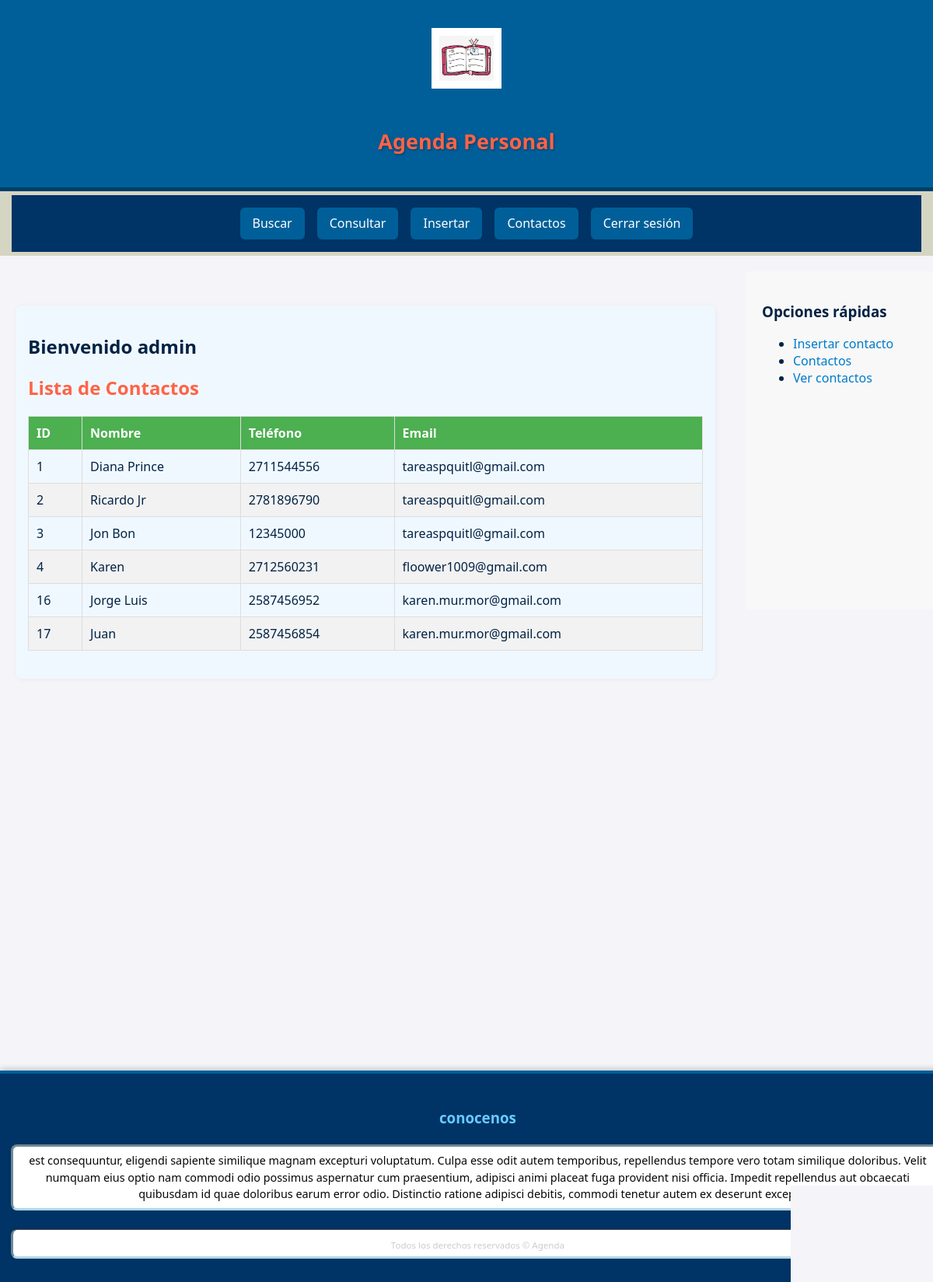
The app's page /mostrar.php (signed in) with its own data.
### tables this page shows
CREATE TABLE `contactos` (
  `id` int(11) NOT NULL,
  `nombre` varchar(40) NOT NULL,
  `direccion` varchar(40) NOT NULL,
  `telefono` varchar(40) NOT NULL,
  `email` varchar(40) NOT NULL,
  `id_usuario` int(11) NOT NULL
);

### mostrar.php (the view, shortened to what this page needs)
<?php
include_once('modelo/agenda.php');
$sNom = "";
$sTipo = "";
$id_usuario = 0;
if (isset($_SESSION["usuario"]) && isset($_SESSION["tipo"]) && isset($_SESSION["id_usuario"])) {
    $sNom = $_SESSION["usuario"];
    $sTipo = $_SESSION["tipo"];
    $id_usuario = $_SESSION["id_usuario"];
} else {
    $sErr = "Debe estar firmado";
}
$conexion = new mysqli("localhost", "root", "", "agenda1");
if ($sTipo === 'admin') {
    $sql = "SELECT * FROM contactos";
    $stmt = $conexion->prepare($sql);
} else {
    $sql = "SELECT * FROM contactos WHERE id_usuario = ?";
    $stmt = $conexion->prepare($sql);
    $stmt->bind_param("i", $id_usuario);
}
$stmt->execute();
$resultado = $stmt->get_result();
?>
<!DOCTYPE html>
<html lang="es">
<head>
    <link rel="stylesheet" href="css/sty.css">
</head>
<body>
    <?php
        include_once("menu.php");
    ?>
    <br><br>
    <section class="container1">
        <h1>Bienvenido <?php echo htmlspecialchars($sNom); ?> </h1>
        <h2>Lista de Contactos</h2>
        <?php if ($resultado->num_rows > 0): ?>
            <table class="tabla-contactos">
                <thead>
                    <tr>
                        <th>ID</th>
                        <th>Nombre</th>
                        <th>Teléfono</th>
                        <th>Email</th>
                    </tr>
                </thead>
                <tbody>
                    <?php while ($fila = $resultado->fetch_assoc()): ?>
                        <tr>
                            <td><?= htmlspecialchars($fila['id']) ?></td>
                            <td><?= htmlspecialchars($fila['nombre']) ?></td>
                            <td><?= htmlspecialchars($fila['telefono']) ?></td>
                            <td><?= htmlspecialchars($fila['email']) ?></td>
                        </tr>
                    <?php endwhile; ?>
                </tbody>
            </table>
        <?php else: ?>
            <p>No se encontraron contactos.</p>
        <?php endif; ?>
    </section>
    <br><br>
</body>
</html>

### menu.php
<nav>
<?php if (isset($_SESSION['usuario'])): ?>
    <div class="menu-principal">
        <a class="menu" href="buscar.php">Buscar</a>
        <a class="menu" href="mostrar.php">Consultar</a>
        <a class="menu" href="insertar.php">Insertar</a>
        <a class="menu" href="eliminar.php">Contactos</a>
        <a class="menu" href="logout.php">Cerrar sesión</a>
    </div>
<?php else: ?>
    <p>No has iniciado sesión.</p>
<?php endif; ?>
</nav>

### css/sty.css (style rules this page uses)
a:link { color: #007acc; text-decoration: none; transition: color 0.3s ease; }
a.menu { display: block; }
img.logo { width:70px; height:70px; }
p { margin-bottom: 0.06em; padding: 0.5em; border: medium inset #add8e6; border-radius: 8px; background-color: #ffffff; box-shadow: 0 0 5px rgba(0, 0, 0, 0.05); }
body { font-family: 'Segoe UI', Verdana, Helvetica, Arial, "Times New Roman", sans-serif; color: #002244; background-image: url("ruta/a/tu/imagen.jpg"); background-size: cover; background-position: center; background-repeat: no-repeat; min-height: 100vh; margin: 0; padding: 0; }
img, video, canvas { max-width: 100%; display: block; }
header { padding: 1em; color: #ffffff; font-weight: bold; font-size: large; background-color: #005f99; text-align: center; text-transform: capitalize; text-shadow: 1px 1px 3px rgba(0, 0, 0, 0.4); border-bottom: 5px solid #003f66; display: flex; flex-direction: column; align-items: center; justify-content: center; }
img.logo { height: auto; margin-bottom: 0.5em; }
#titPral { display: inline; vertical-align: 90%; }
nav { background-color: rgba(210, 210, 190, 0.9); padding: 5px 15px; text-align: center; }
.contenedor { display: flex; flex-wrap: wrap; justify-content: space-between; align-items: flex-start; }
section { width: 75%; min-height: 30em; margin: 20px; padding: 1em; background-color: #f0f8ff; border-radius: 8px; box-shadow: 1px 1px 6px rgba(0, 0, 0, 0.05); text-transform: none; box-sizing: border-box; }
.sidebar, aside { width: 25%; padding: 10px; background-color: rgb(44, 119, 209); box-sizing: border-box; }
aside { float: right; height: 435px; margin: 20px -10px 20px 0; background: rgb(251, 251, 249); }
footer { clear: both; text-align: center; background: #ccc; width: 100%; background-color: #003366; color: #ffffff; padding: 2em 1em; font-size: 0.9em; border-top: 4px solid #005f99; box-shadow: 0 -2px 8px rgba(0, 0, 0, 0.2); margin-top: 440px; }
footer h2 { font-size: 1.3em; margin-bottom: 0.5em; color: #66ccff; }
footer .nosotros, footer .menu-navegacion { flex: 1 1 300px; }
footer p { margin-top: 1.5em; line-height: 1.5; color: #060606; }
footer .copyright { text-align: center; margin-top: 2em; font-size: 0.8em; color: #cccccc; border-top: 1px solid #444; padding-top: 1em; }
.menu-principal { display: flex; justify-content: center; gap: 1em; padding: 1em; background-color: #003366; }
.menu-principal a.menu { color: white; background-color: #005f99; padding: 0.6em 1em; border-radius: 6px; text-decoration: none; transition: background-color 0.3s ease; }
.sidebar { width: 250px; background-color: #f0f0f0; padding: 20px; }
.sidebar { width: 250px; padding: 20px; background-color: #f8f8f8; }

### mostrar.php (style rules this page uses)
body { font-family: Arial, sans-serif; background-color: #f4f4f9; color: #333; margin: 0; padding: 20px; }
table { width: 100%; border-collapse: collapse; margin-top: 20px; }
td, th { padding: 10px; text-align: left; border: 1px solid #ddd; }
th { background-color: #4CAF50; color: white; font-weight: bold; }
tr:nth-child(even) { background-color: #f2f2f2; }
h2 { color: #ff6347; }

### records on screen
contactos: id "1", nombre "Diana Prince", telefono "2711544556", email "tareaspquitl@gmail.com"
contactos: id "2", nombre "Ricardo Jr", telefono "2781896790", email "tareaspquitl@gmail.com"
contactos: id "3", nombre "Jon Bon", telefono "12345000", email "tareaspquitl@gmail.com"
contactos: id "4", nombre "Karen", telefono "2712560231", email "floower1009@gmail.com"
contactos: id "16", nombre "Jorge Luis", telefono "2587456952", email "karen.mur.mor@gmail.com"
contactos: id "17", nombre "Juan", telefono "2587456854", email "karen.mur.mor@gmail.com"

### other values on screen
$sNom "admin"
